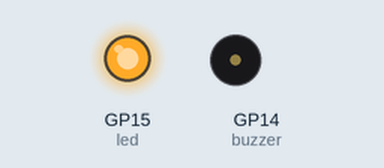
The program below on a simulated Raspberry Pi Pico running MicroPython. Shown: output pins drawn as LEDs (lit = HIGH), buzzer (waves = sounding, pin HIGH).

Above: at 2.5 s.
At 7.5 s:
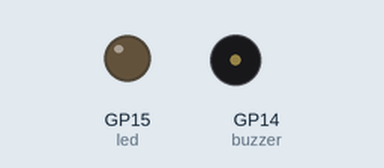
Timing chart, 0 to 13.0 s (numbered marks = the images above):
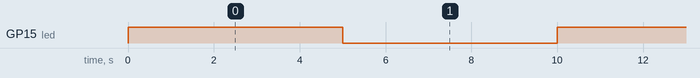

Measured:
- by itself, GP15 (led): alternates HIGH for 5.0 s and LOW for 5.0 s

The program:

alarm.py
```python
# Author: Jesus Minjares
# Master of Science in Computer Engineering
# Date 01-07-22

import machine
import utime

# set input
sensor_pir = machine.Pin(28, machine.Pin.IN)
# set output
led = machine.Pin(15, machine.Pin.OUT)
buzzer = machine.Pin(14, machine.Pin.OUT)

# IRQ handler
def pir_handler(pin):
    print("ALARM! Motion detected!")  # display message
    for i in range(50):  # iterate
        buzzer.toggle()  # toggle buzzer
        utime.sleep_ms(3)  # 3 ms delay

# attach IRQ handler as rising edge
sensor_pir.irq(trigger=machine.Pin.IRQ_RISING, handler=pir_handler)

while True:
    led.toggle()  # toggle led
    utime.sleep(5)  # 5 second delay
```
